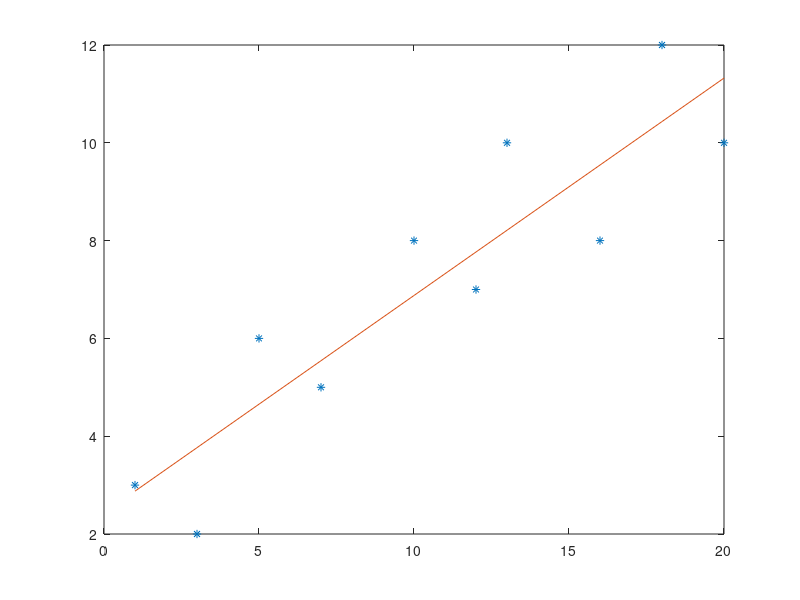

Write MATLAB code to recreate this figure.
clc
history -c

x=[ 1 3 5 7 10 12 13 16 18 20];
y=[3 2 6 5 8 7 10 8 12 10];
n=length(x);

%jumlah x
sigmax=0;
for i=1:n
  sigmax=sigmax+x(i);
endfor
sigmax;

%jumlah y
sigmay=0;
for i=1:n
  sigmay=sigmay+y(i);
endfor
sigmay;

%jumlah xy
sigmaxy=0;
for i=1:n
  sigmaxy=sigmaxy+x(i)*y(i);
endfor
sigmaxy;

%jumlah xx
sigmaxx=0;
for i=1:n
  sigmaxx=sigmaxx+x(i)*x(i);
endfor
sigmaxx;

parameter = inv([sigmaxx sigmax;sigmax n])*[sigmaxy;sigmay];
a = parameter(1);
b = parameter(2);
fungsi = a*x + b;
plot(x,y,'*',x,fungsi)
